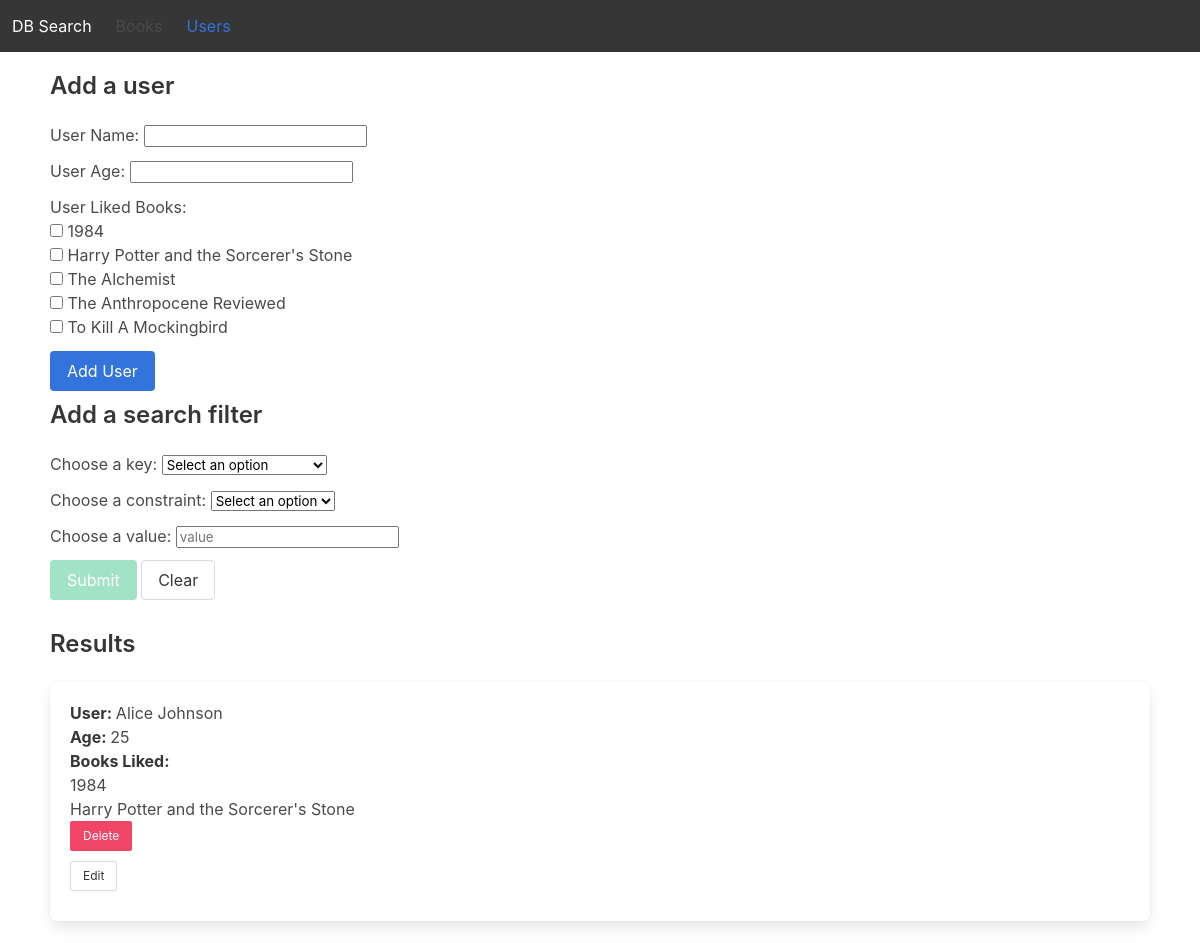
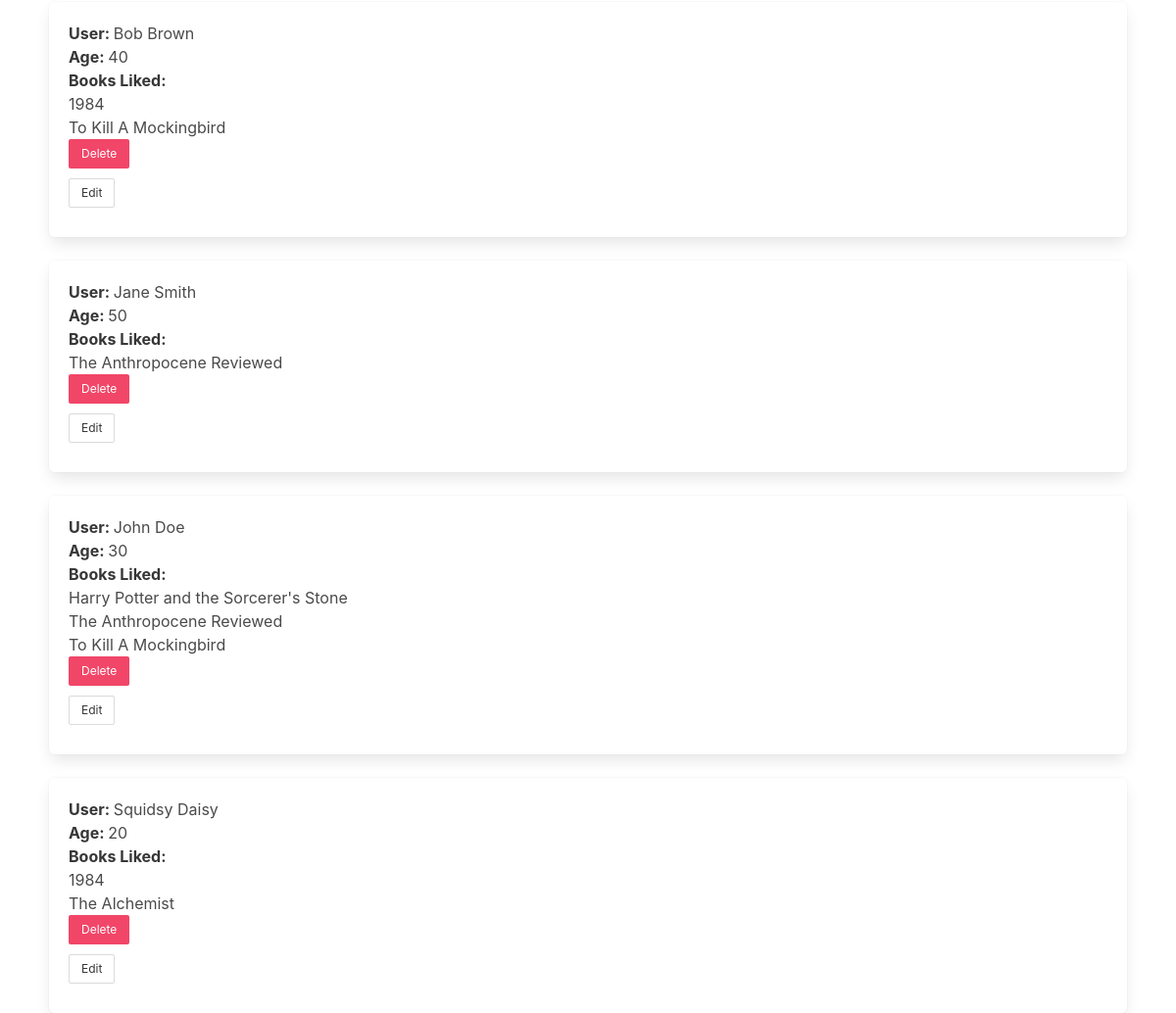
The app's page /usersPage/, older data (2 pictures, top to bottom).
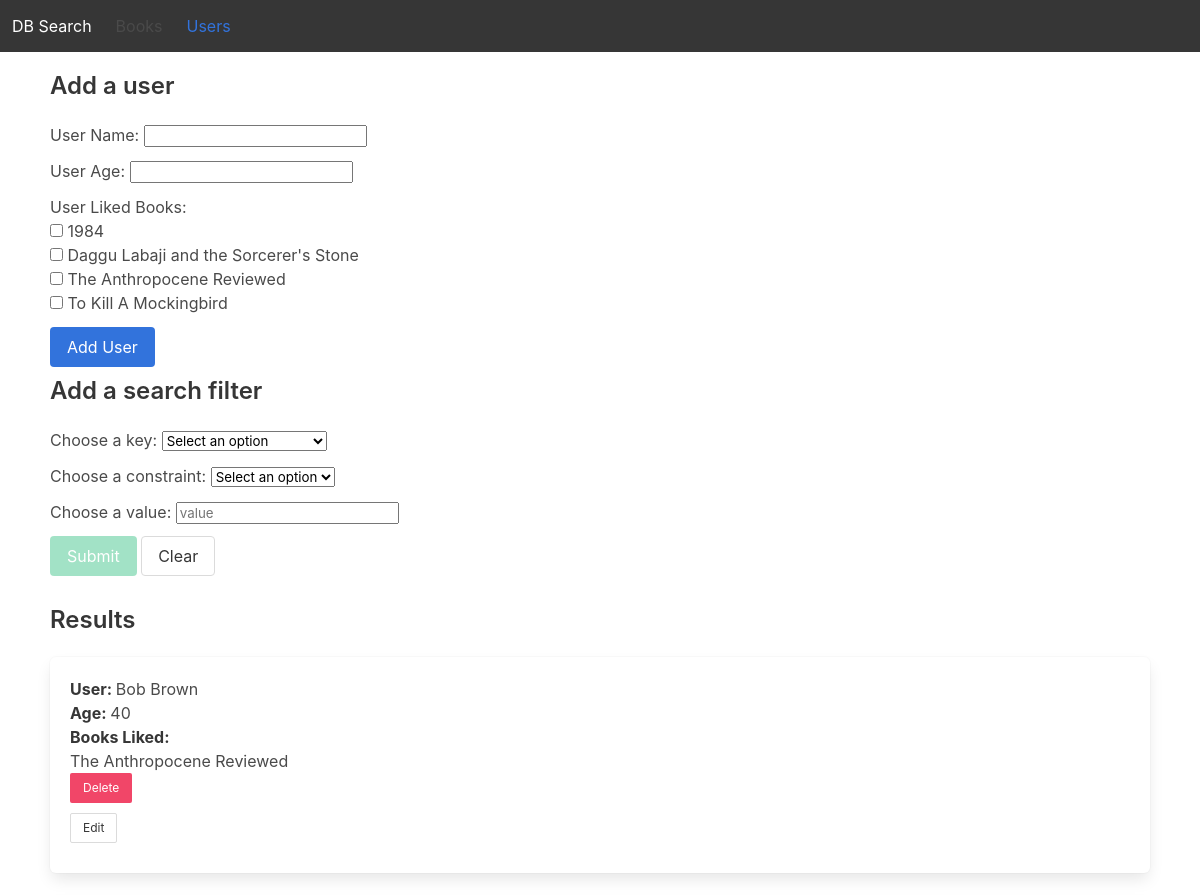
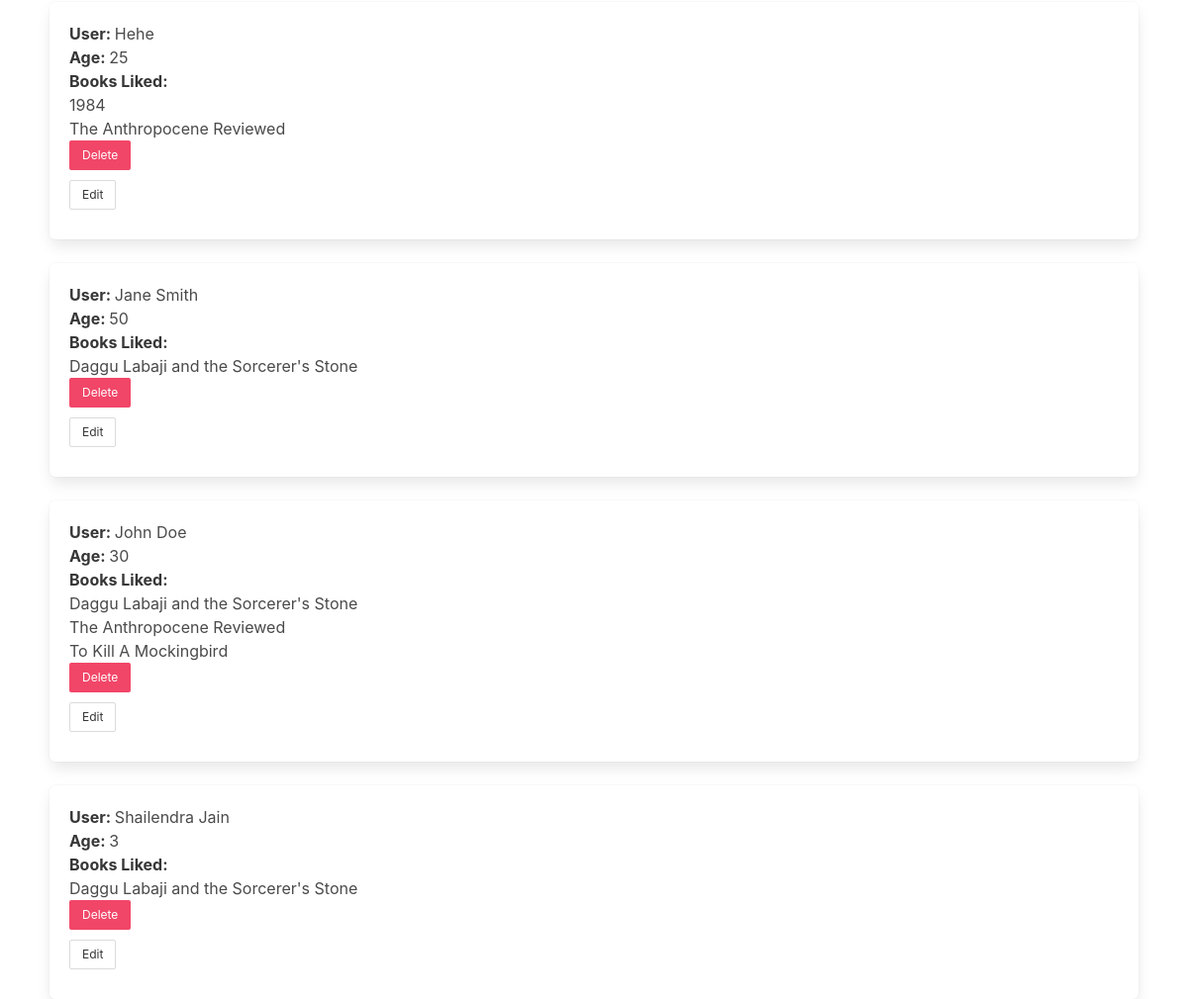
The same page, newer data (2 pictures, top to bottom).
### readers/models.py (models this page shows, shortened)
class User(models.Model):
    name = models.CharField(max_length=100)
    age = models.IntegerField()
    liked_books = models.ManyToManyField(Book, related_name='liked_by_users')
    class Meta:
        ordering = ('name',)

class Book(models.Model):
    name = models.CharField(max_length=100)
    price = models.FloatField()
    class Meta:
        ordering = ('name',)

### readers/views.py (the view)
# urls.py: path('usersPage/', users_page, name='users_page'),
@csrf_exempt
def users_page(request):
    users = User.objects.all()
    context = {
        'users': users,
        'checkboxForm': getCheckboxForm()
    }
    return render(request, 'usersPage.html', context)

### readers/forms.py
class OptionsForm(forms.Form):
    options = forms.MultipleChoiceField(
        choices=[],
        widget=forms.CheckboxSelectMultiple,
        required=False,
        label=''
    )

### readers/views.py (called while the page is built)
def getCheckboxForm():
    books = Book.objects.all().values_list('pk', 'name')
    choices = [(pk, name) for pk, name in books]
    form = OptionsForm()
    form.fields['options'].choices = choices
    return form

### readers/templates/usersPage.html (shortened to what this page needs)
<!DOCTYPE html>
<html>
    <head>
        {% load static %}
        <link rel="stylesheet" href="https://cdn.jsdelivr.net/npm/bulma@0.9.0/css/bulma.min.css">
    </head>
    <body>
        <main>
                <nav class="navbar is-dark">
                    <div class="navbar-brand">
                        <p class="navbar-item">DB Search</p>
                    </div>
                    <a class="navbar-item" id = "books-tab" href="{% url 'index' %}">
                        Books
                      </a>
                      <a class="navbar-item is-selected" id = "users-tab" href="{% url 'users_page'%}">
                        Users
                      </a>
                </nav>
            <div class = "block " id = "users-content" >
                <h1 class = "title is-4">Add a user</h1>
                <form class = "forms" method="post" action ="{% url 'add_user' %}" >
                    <div class = "field">
                    <label for="name">User Name:</label>
                    <input type="text" id="name" name="name" required><br>
                </div>
                    <div class = "field">
                    <label for="age">User Age:</label>
                    <input type="number" id="age" name="age" required step="1"><br>
                </div>
                <div class = "field">
                    <label>User Liked Books:</label>
                    {{ checkboxForm.as_p }}
                </div>
                    <button class= "button is-primary" type="submit">Add User</button>
                </form>
                <h1 class = "title is-4">Add a search filter</h1>
                <form id="user-filter-form" method="post" action="{% url 'user_filter' %}">
                    <div class = "field">
                        <label for="dropdown1User">Choose a key:</label>
                        <select id="dropdown1User" name="key">
                            <option value="">Select an option</option>
                        </select>
                    </div>
                    <div class = "field regular">
                        <label for="dropdown2User">Choose a constraint:</label>
                        <select id="dropdown2User" name="constraint">
                            <option value="">Select an option</option>
                        </select>
                    </div>
                    <div class = "field regular">
                        <label for="textFieldUser">Choose a value:</label>
                        <input type="text" id="textFieldUser" name="value" placeholder="value">
                    </div>
                    <button type="submit" id="submitBtnUser" class = "regular button is-success" disabled>Submit</button>
                    <button type="button" id="clearBtnUser" class = "regular button">Clear</button>
                </form>
                <h1 class = "title is-4">Results</h1>
                {% if users %}
                {% for user in users %}
                <div class = "box">
                    <p><strong>User: </strong>{{user.name}}</p>
                    <p><strong>Age: </strong>{{user.age}}</p>
                    <p><strong>Books Liked: </strong></p>
                    <ul>
                        {% for book in user.liked_books.all %}
                            <li>{{ book.name }}</li>
                        {% endfor %}
                    </ul>
                    <form method="post" action="{% url 'delete_user' user.pk %}">
                        <button type="submit" class= "button is-small is-danger">Delete</button>
                    </form>
                    <button class="editButton button is-small">Edit</button>
                </div>
                {% endfor %}
                {% else %}
                <div class="title is-4 center-text red">
                    No results
                </div>
                {% endif %}
            </div>
        </main>
    </body>
    </html>

Row changes from the older to the newer data that the page shows:
removed User: name "Squidsy Daisy", age "20", Book (name "1984")
removed Book: name "The Alchemist", shown under "Squidsy Daisy"
changed User "Bob Brown": gains Book (name "The Anthropocene Reviewed"); loses Book (name "1984"); loses Book (name "To Kill A Mockingbird"); moves up the list
changed User: name "Alice Johnson" → "Hehe"; gains Book (name "The Anthropocene Reviewed"); loses Book (name "Harry Potter and the Sorcerer's Stone")
changed User "Jane Smith": gains Book (name "Daggu Labaji and the Sorcerer's Stone"); loses Book (name "The Anthropocene Reviewed")
changed Book: name "Harry Potter and the Sorcerer's Stone" → "Daggu Labaji and the Sorcerer's Stone"
added User: name "Shailendra Jain", age "3", Book (name "Daggu Labaji and the Sorcerer's Stone")
Text that changed along with them:
form field options: "☐ ☐ ☐ ☐ ☐" → "☐ ☐ ☐ ☐"
text no longer shown: "1984 Harry Potter and the Sorcerer's Stone The Alchemist The Anthropocene Reviewed To Kill A Mockingbird"
text now shown: "1984 Daggu Labaji and the Sorcerer's Stone The Anthropocene Reviewed To Kill A Mockingbird"
